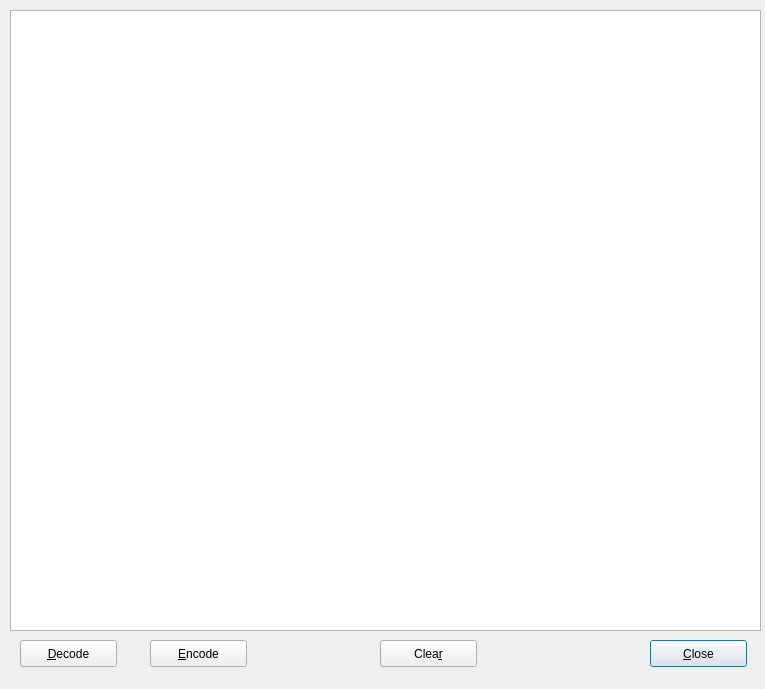
<?xml version="1.0" encoding="UTF-8"?>
<ui version="4.0">
 <class>decodeUtf8SnapManager</class>
 <widget class="QDialog" name="decodeUtf8SnapManager">
  <property name="geometry">
   <rect>
    <x>0</x>
    <y>0</y>
    <width>765</width>
    <height>689</height>
   </rect>
  </property>
  <property name="windowTitle">
   <string>UTF-8 Decoder/Encoder</string>
  </property>
  <widget class="QWidget" name="verticalLayoutWidget">
   <property name="geometry">
    <rect>
     <x>10</x>
     <y>10</y>
     <width>751</width>
     <height>621</height>
    </rect>
   </property>
   <layout class="QVBoxLayout" name="verticalLayout">
    <item>
     <widget class="QTextEdit" name="data"/>
    </item>
   </layout>
  </widget>
  <widget class="QPushButton" name="close">
   <property name="geometry">
    <rect>
     <x>650</x>
     <y>640</y>
     <width>97</width>
     <height>27</height>
    </rect>
   </property>
   <property name="text">
    <string>&amp;Close</string>
   </property>
  </widget>
  <widget class="QPushButton" name="decode">
   <property name="geometry">
    <rect>
     <x>20</x>
     <y>640</y>
     <width>97</width>
     <height>27</height>
    </rect>
   </property>
   <property name="text">
    <string>&amp;Decode</string>
   </property>
  </widget>
  <widget class="QPushButton" name="encode">
   <property name="geometry">
    <rect>
     <x>150</x>
     <y>640</y>
     <width>97</width>
     <height>27</height>
    </rect>
   </property>
   <property name="text">
    <string>&amp;Encode</string>
   </property>
  </widget>
  <widget class="QPushButton" name="clear">
   <property name="geometry">
    <rect>
     <x>380</x>
     <y>640</y>
     <width>97</width>
     <height>27</height>
    </rect>
   </property>
   <property name="text">
    <string>Clea&amp;r</string>
   </property>
  </widget>
 </widget>
 <resources/>
 <connections/>
</ui>
